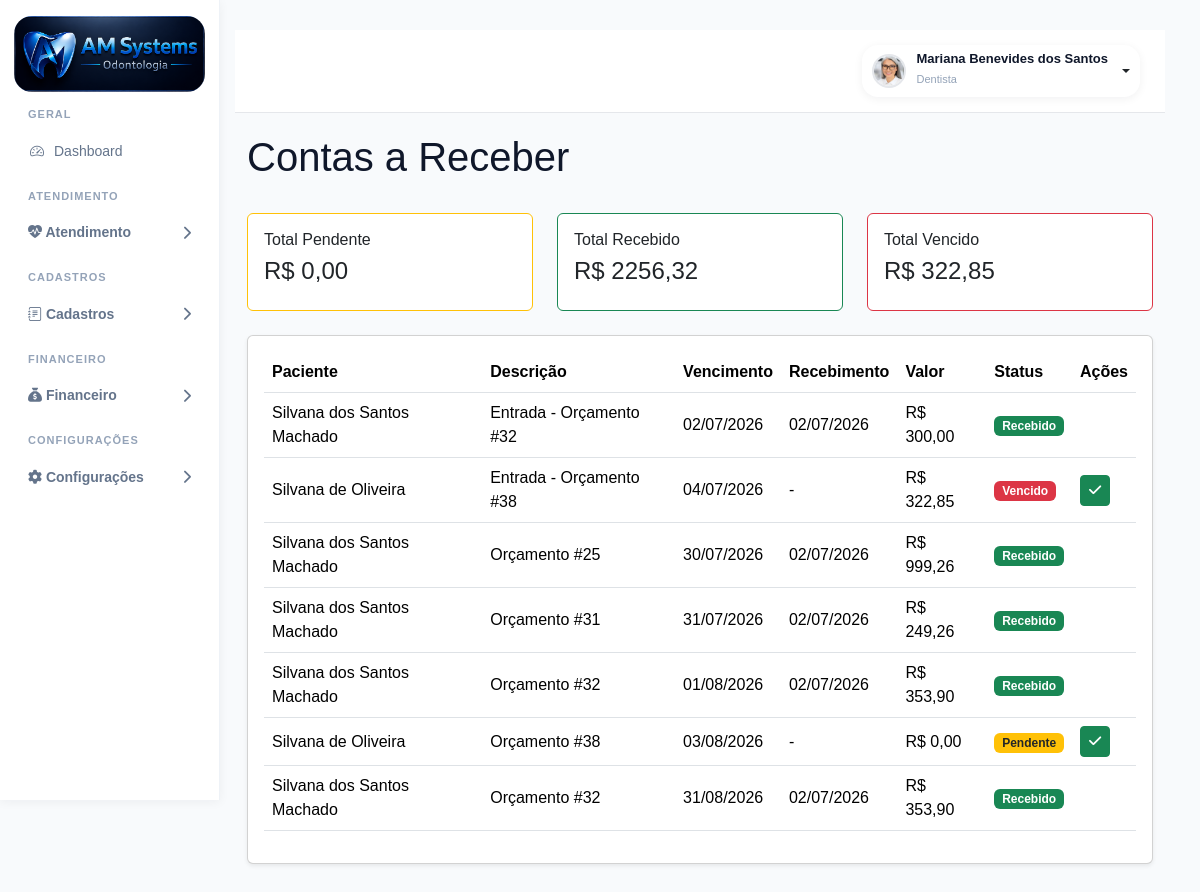
Before: /financeiro/contas-receber/ (signed in) with the older database file.
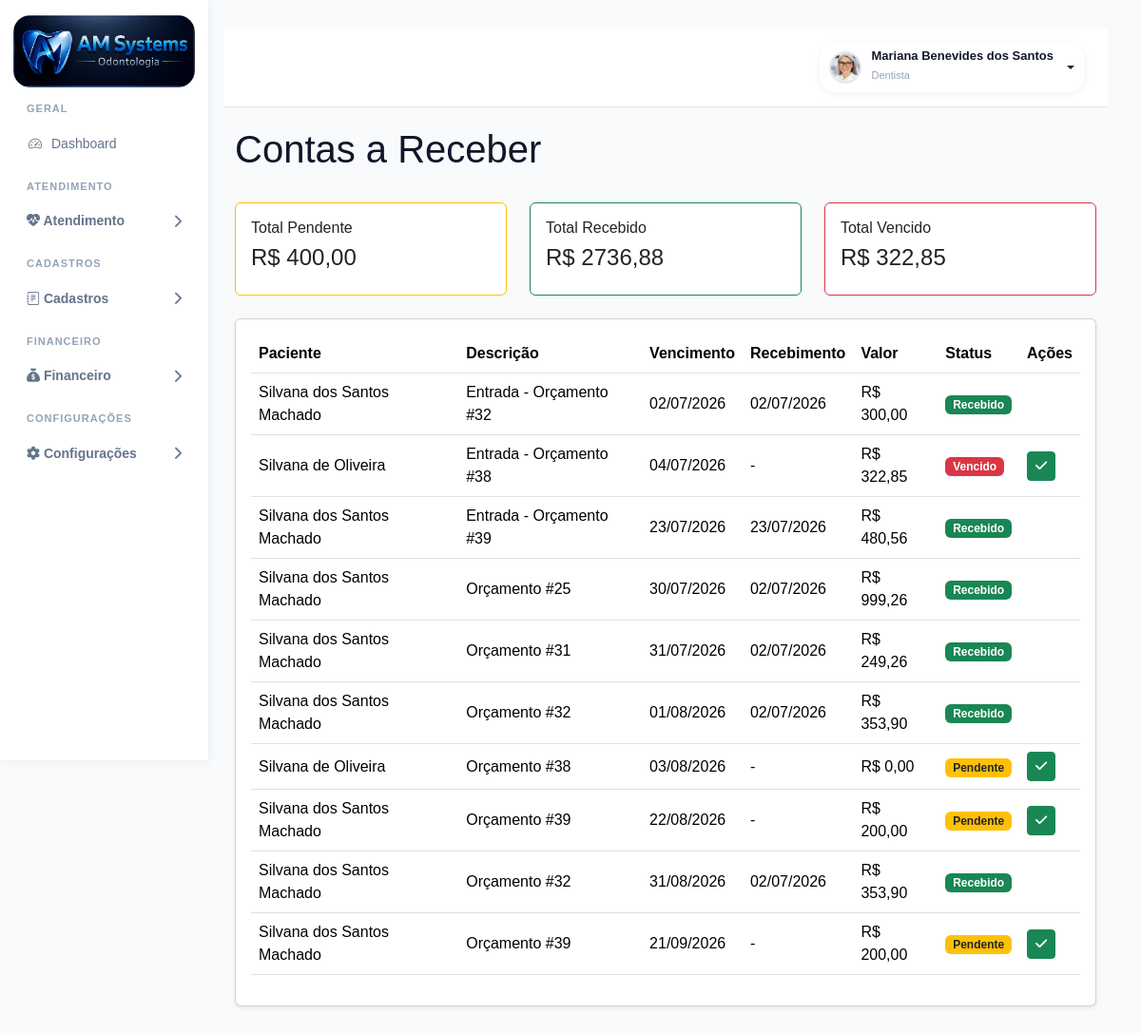
After: the same page with the newer database file.
### accounts/models.py (models this page shows, shortened)
class ContaReceber(models.Model):
    STATUS_CHOICES = [
        ('PENDENTE', 'Pendente'),
        ('RECEBIDO', 'Recebido'),
        ('VENCIDO', 'Vencido'),
        ('CANCELADO', 'Cancelado'),
    ]
    paciente = models.ForeignKey(
        Paciente,
        on_delete=models.PROTECT,
        related_name='contas_receber'
    )
    orcamento = models.ForeignKey(
        Orcamento,
        on_delete=models.SET_NULL,
        blank=True,
        null=True,
        related_name='contas_receber'
    )
    descricao = models.CharField(
        max_length=255
    )
    valor = models.DecimalField(
        max_digits=12,
        decimal_places=2
    )
    parcela = models.PositiveIntegerField(
        default=1
    )
    total_parcelas = models.PositiveIntegerField(
        default=1
    )
    vencimento = models.DateField()
    data_recebimento = models.DateField(
        blank=True,
        null=True
    )
    status = models.CharField(
        max_length=20,
        choices=STATUS_CHOICES,
        default='PENDENTE'
    )
    observacao = models.TextField(
        blank=True,
        null=True
    )
    criado_em = models.DateTimeField(
        auto_now_add=True
    )
    atualizado_em = models.DateTimeField(
        auto_now=True
    )
    class Meta:
        ordering = ['vencimento']
        verbose_name = 'Conta a Receber'
        verbose_name_plural = 'Contas a Receber'

class Paciente(models.Model):
    foto = models.ImageField(
        upload_to='pacientes/',
        blank=True,
        null=True
    )
    nome = models.CharField(
        max_length=200
    )
    cpf = models.CharField(
        max_length=14,
        blank=True,
        null=True
    )
    rg = models.CharField(
        max_length=20,
        blank=True,
        null=True
    )
    nascimento = models.DateField(
        blank=True,
        null=True
    )
    genero = models.CharField(
        max_length=20,
        blank=True,
        null=True
    )
    estado_civil = models.CharField(
        max_length=30,
        blank=True,
        null=True
    )
    profissao = models.CharField(
        max_length=100,
        blank=True,
        null=True
    )
    telefone = models.CharField(
        "Telefone",
        max_length=20,
        blank=True,
        null=True,
    )
    whatsapp = models.CharField(
        "WhatsApp",
        max_length=20,
        blank=True,
        null=True,
    )
    email = models.EmailField(
        "E-mail",
        blank=True,
        null=True,
    )
    cep = models.CharField(
        "CEP",
        max_length=10,
        blank=True,
        null=True,
    )
    endereco = models.CharField(
        "Endereço",
        max_length=255,
        blank=True,
        null=True,
    )
    numero = models.CharField(
        "Número",
        max_length=20,
        blank=True,
        null=True,
    )
    complemento = models.CharField(
        "Complemento",
        max_length=100,
        blank=True,
        null=True,
    )
    bairro = models.CharField(
        "Bairro",
        max_length=100,
        blank=True,
        null=True,
    )
    cidade = models.CharField(
        "Cidade",
        max_length=100,
        blank=True,
        null=True,
        db_index=True,
    )
    estado = models.CharField(
        "UF",
        max_length=2,
        blank=True,
        null=True,
    )
    convenio = models.CharField(
        "Convênio",
        max_length=100,
        blank=True,
        null=True,
    )
    carteirinha = models.CharField(
        "Carteirinha",
        max_length=100,
        blank=True,
        null=True,
    )
    alergias = models.TextField(
        "Alergias",
        blank=True,
        null=True,
    )
    medicamentos = models.TextField(
        "Medicamentos em uso",
        blank=True,
        null=True,
    )
    observacoes = models.TextField(
        "Observações",
        blank=True,
        null=True,
    )
    responsavel = models.CharField(
        "Responsável",
        max_length=200,
        blank=True,
        null=True,
    )
    cpf_responsavel = models.CharField(
        "CPF do Responsável",
        max_length=14,
        blank=True,
        null=True,
    )
    telefone_responsavel = models.CharField(
        "Telefone do Responsável",
        max_length=20,
        blank=True,
        null=True,
    )
    dentista = models.ForeignKey(
        User,
        verbose_name="Dentista Responsável",
        on_delete=models.SET_NULL,
        null=True,
        blank=True,
        related_name="pacientes_responsavel",
    )
    ativo = models.BooleanField(
        default=True,
    )
    criado_em = models.DateTimeField(
        auto_now_add=True,
    )
    atualizado_em = models.DateTimeField(
        auto_now=True,
    )

### accounts/views.py (the view)
@login_required(login_url='/')
@permissao_required("contas_receber")
def contas_receber(request):
    hoje = timezone.now().date()
    perfil_usuario = getattr(request.user, "perfil", None)
    perfil_acesso = getattr(perfil_usuario, "perfil_acesso", None)
    perfil_nome = (
        perfil_acesso.nome
        if perfil_acesso
        else ""
    )
    dashboard_tipo = {
        "Administrador": "admin",
        "Gestor": "gestor",
        "Dentista": "dentista",
        "Secretária": "secretaria",
        "Auxiliar de Saúde Bucal": "acd",
        "Contabilidade": "contabilidade",
        "Marketing": "marketing",
        "Auditoria": "auditoria",
    }.get(
        perfil_nome,
        "admin"
    )
    ContaReceber.objects.filter(
        status='PENDENTE',
        vencimento__lt=hoje
    ).update(
        status='VENCIDO'
    )
    contas = (
        ContaReceber.objects
        .select_related(
            'paciente',
            'orcamento',
            'orcamento__tratamento',
        )
        .exclude(
            status='CANCELADO'
        )
    )
    if dashboard_tipo == "dentista":
        contas = contas.filter(
            orcamento__tratamento__dentista=request.user
        )
    contas = contas.order_by(
        'vencimento'
    )
    contas_pendentes = contas.filter(
        status='PENDENTE'
    )
    contas_recebidas = contas.filter(
        status='RECEBIDO'
    )
    contas_vencidas = contas.filter(
        status='VENCIDO'
    )
    context = {
        'contas': contas,
        'total_pendente': sum(
            conta.valor
            for conta in contas_pendentes
        ),
        'total_recebido': sum(
            conta.valor
            for conta in contas_recebidas
        ),
        'total_vencido': sum(
            conta.valor
            for conta in contas_vencidas
        ),
    }
    return render(
        request,
        'accounts/contas_receber.html',
        context
    )

### accounts/permissions.py (called while the page is built, shortened)
def tem_permissao(usuario, codigo_modulo, acao="visualizar"):
    if not usuario.is_authenticated:
        return False
    if usuario.is_superuser:
        return True
    if not hasattr(usuario, "perfil"):
        return False
    perfil = usuario.perfil.perfil_acesso
    if perfil is None:
        return False
    if perfil.nome == "Administrador":
        return True
    try:
        modulo = Modulo.objects.get(
            codigo=codigo_modulo.lower(),
            ativo=True
        )
    except Modulo.DoesNotExist:
        return False
    try:
        permissao = Permissao.objects.get(
            perfil=perfil,
            modulo=modulo
        )
    except Permissao.DoesNotExist:
        return False
    if not hasattr(permissao, acao):
        return False
    return getattr(permissao, acao)

def permissao_required(modulo, acao="visualizar"):
    def decorator(view_func):
        @wraps(view_func)
        def _wrapped_view(request, *args, **kwargs):
            if not request.user.is_authenticated:
                return redirect("login")
            return view_func(request, *args, **kwargs)
        return _wrapped_view
    return decorator

### accounts/templates/accounts/contas_receber.html (shortened to what the changed rows need)
{% extends 'accounts/base.html' %}
{% block content %}
<div class="container-fluid">
    <div class="d-flex justify-content-between align-items-center mb-4">
        <h1>
            Contas a Receber
        </h1>
    </div>
    <div class="row mb-4">
        <div class="col-md-4">
            <div class="card border-warning">
                <div class="card-body">
                    <h6>
                        Total Pendente
                    </h6>
                    <h4>
                        R$ {{ total_pendente }}
                    </h4>
                </div>
            </div>
        </div>
        <div class="col-md-4">
            <div class="card border-success">
                <div class="card-body">
                    <h6>
                        Total Recebido
                    </h6>
                    <h4>
                        R$ {{ total_recebido }}
                    </h4>
                </div>
            </div>
        </div>
    </div>
    <div class="card shadow-sm">
        <div class="card-body">
            <div class="table-responsive">
                <table class="table table-hover">
                    <thead>
                        <tr>
                            <th>Paciente</th>
                            <th>Descrição</th>
                            <th>Vencimento</th>
                            <th>Recebimento</th>
                            <th>Valor</th>
                            <th>Status</th>
                            <th>Ações</th>
                        </tr>
                    </thead>
                    <tbody>
                        {% for conta in contas %}
                        <tr>
                            <td>
                                {{ conta.paciente.nome }}
                            </td>
                            <td>
                                {{ conta.descricao }}
                            </td>
                            <td>
                                {{ conta.vencimento|date:"d/m/Y" }}
                            </td>
                            <td>
                                {% if conta.data_recebimento %}
                                    {{ conta.data_recebimento|date:"d/m/Y" }}
                                {% else %}
                                    -
                                {% endif %}
                            </td>
                            <td>
                                R$ {{ conta.valor }}
                            </td>
                            <td>
                                {% if conta.status == 'PENDENTE' %}
                                    <span class="badge bg-warning text-dark">
                                        Pendente
                                    </span>
                                {% elif conta.status == 'RECEBIDO' %}
                                    <span class="badge bg-success">
                                        Recebido
                                    </span>
                                {% else %}
                                    <span class="badge bg-danger">
                                        Vencido
                                    </span>
                                {% endif %}
                            </td>
                            <td>
   {% if conta.status != 'RECEBIDO' %}
    <a
        href="{% url 'receber_conta' conta.id %}"
        class="btn btn-success btn-sm"
        onclick="return confirm('Confirmar recebimento?')"
    >
        <i class="fa-solid fa-check"></i>
    </a>
{% endif %}
</td>
                        </tr>
                        {% empty %}
                        <tr>
                            <td colspan="7" class="text-center">
                                Nenhuma conta encontrada.
                            </td>
                        </tr>
                        {% endfor %}
                    </tbody>
                </table>
            </div>
        </div>
    </div>
</div>
{% endblock %}

Changed rows visible on the page:
added ContaReceber: paciente.nome "Silvana dos Santos Machado", descricao "Entrada - Orçamento #39", vencimento "23/07/2026", data_recebimento "23/07/2026", valor "480,56", status "Recebido"
added ContaReceber: paciente.nome "Silvana dos Santos Machado", descricao "Orçamento #39", vencimento "22/08/2026", valor "200,00", status "Pendente"
added ContaReceber: paciente.nome "Silvana dos Santos Machado", descricao "Orçamento #39", vencimento "21/09/2026", valor "200,00", status "Pendente"
Other visible differences:
{{ total_pendente }}: "0,00" → "400,00"
{{ total_recebido }}: "2256,32" → "2736,88"
